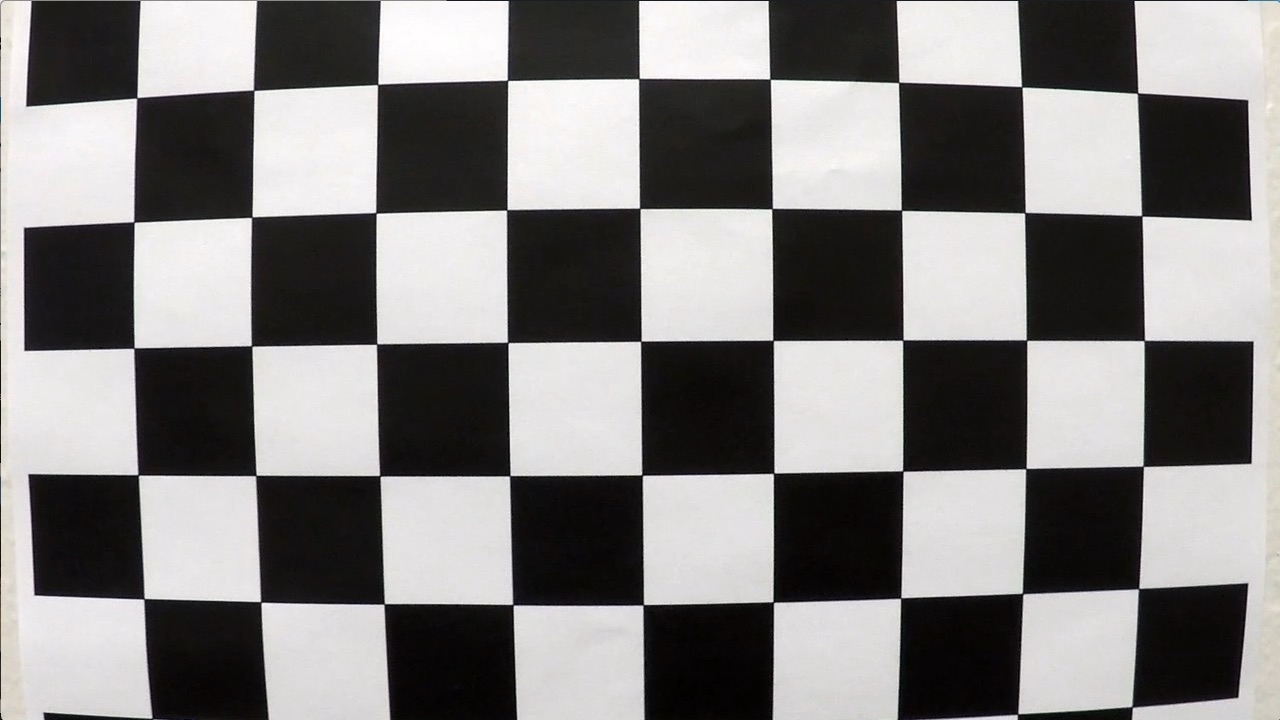
#> input picture camera_cal/calibration1.jpg, 1280 x 720 px; its folder holds 4 pictures in this run
$ python calcam.py
#> lines starting #> are read from the running program, lines starting #| are printed output that depends on the picture; after the words box and inside, x2 and y2 are one past the last pixel; in counts of white or black regions, pixels touching at a corner belong together
import numpy as np
import cv2
import glob
import pickle
import matplotlib.pyplot as plt

# prepare object points
nx = 9 #number of inside corners in x
ny = 6 #number of inside corners in y

# Arrays to store object and image points
objpoints = [] # 3D points in real world space
imgpoints = [] # 2D points in image plane

# prepare object points, (0,0,0), (1,0,0), (2,0,0), ..., (8,5,0)
objp = np.zeros((nx*ny,3), np.float32)
objp[:,:2] = np.mgrid[0:nx,0:ny].T.reshape(-1,2)

images = glob.glob('./camera_cal/*.jpg')

plt.figure(figsize=(25,15))

for idx, fname in enumerate(images):
    # load image
    img = cv2.imread(fname)
#> img is the input picture: shape (720, 1280, 3); mean B, G, R 127.8, 128.4, 130.1
    img_orig = img

    # Convert to grayscale
    gray = cv2.cvtColor(img, cv2.COLOR_BGR2GRAY)

    # Find the chessboard corners
    ret, corners = cv2.findChessboardCorners(gray, (nx, ny), None)
#> ret = False; corners = None

    # If corners are found, add object points, image points
    if(ret == True):
        imgpoints.append(corners)
        objpoints.append(objp)

        # Draw and display the corners
        cv2.drawChessboardCorners(img, (nx, ny), corners, ret)
        plt.subplot(5, 4, idx+1)
        plt.imshow(img)
        print(idx, ret)
    else:
        plt.subplot(5, 4, idx+1)
        plt.imshow(img)
        print(ret)
#| False
#> pass 2 of the loop `for idx, fname in enumerate(images):`:
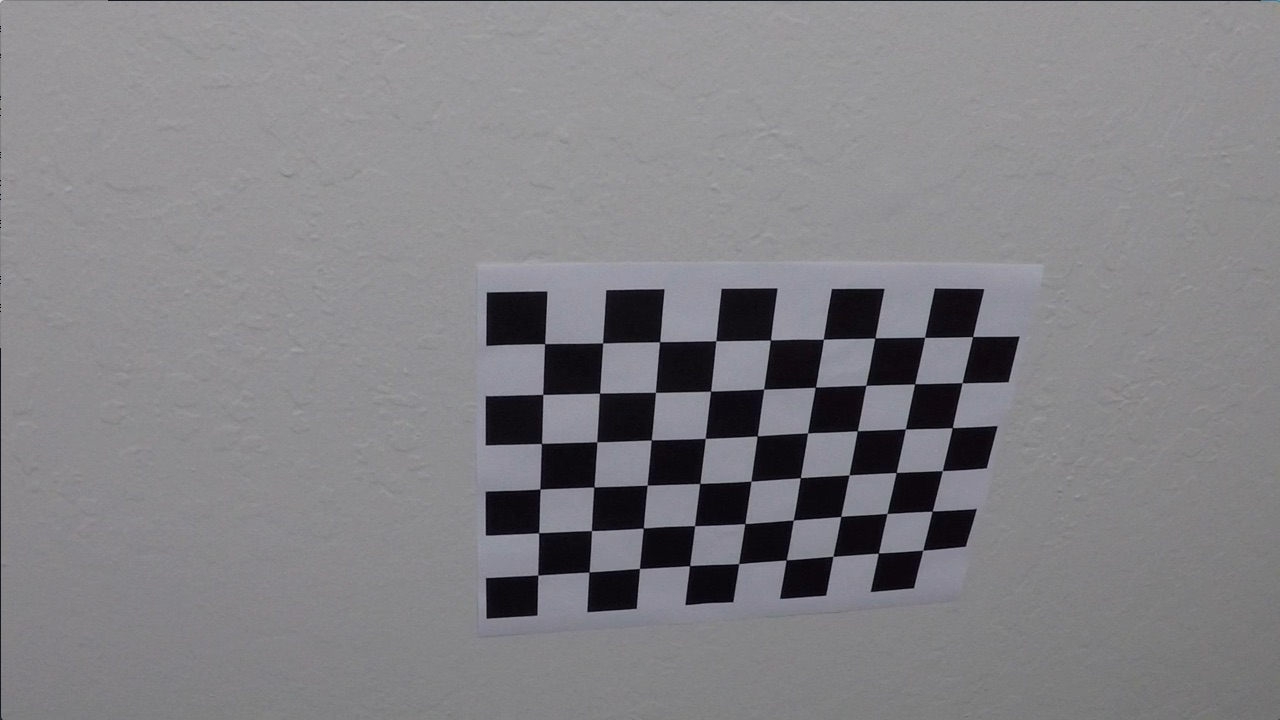
#> input picture camera_cal/calibration10.jpg, 1280 x 720 px
#> img is the input picture: shape (720, 1280, 3); mean B, G, R 133.1, 129.4, 130.2
#> ret = True; corners = 54 rows, first 8: [545.3, 343.1], [602.7, 342.8], [660.1, 341.3], [715.8, 340.7], [770.6, 340], [823.5, 339.2], [874.3, 338.5], [925.1, 337.4]
#> `cv2.drawChessboardCorners(img, (nx, ny), corners, ret)`:
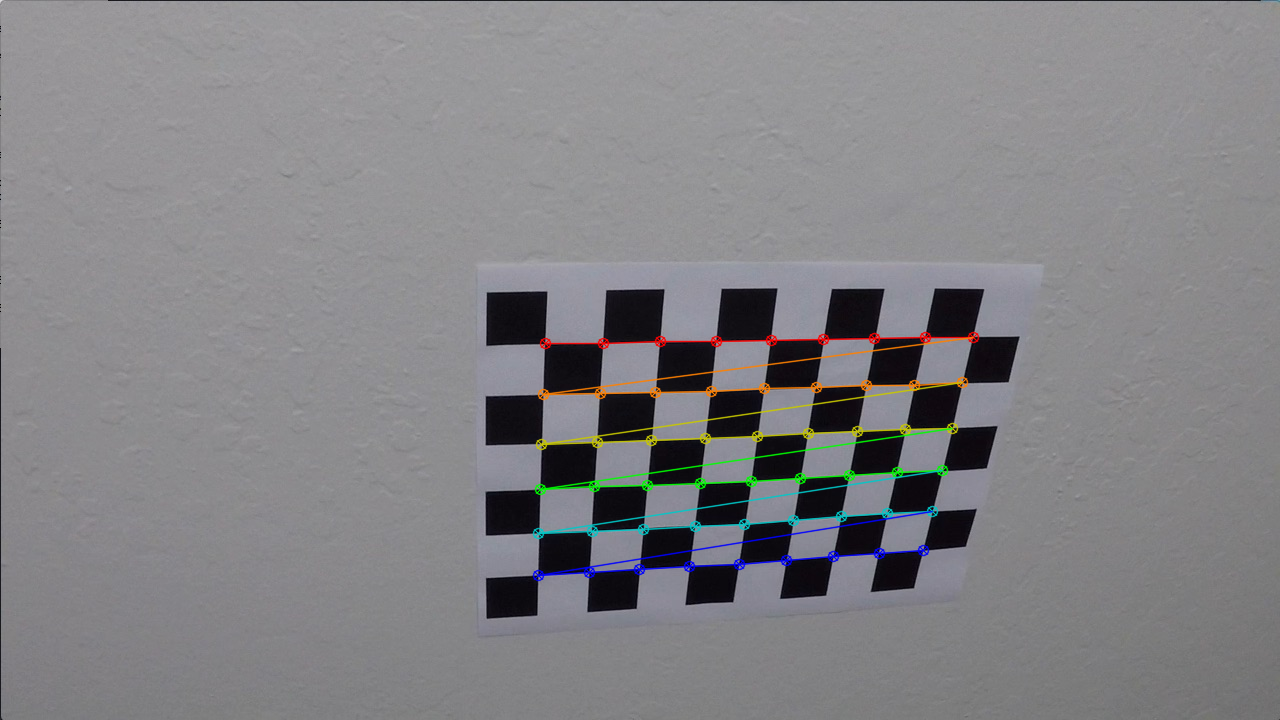
#> img: shape (720, 1280, 3); 1.91% of pixels changed, all inside (x1, y1, x2, y2) = (532, 331, 980, 582)
#| 1 True
#> pass 3 of the loop `for idx, fname in enumerate(images):`:
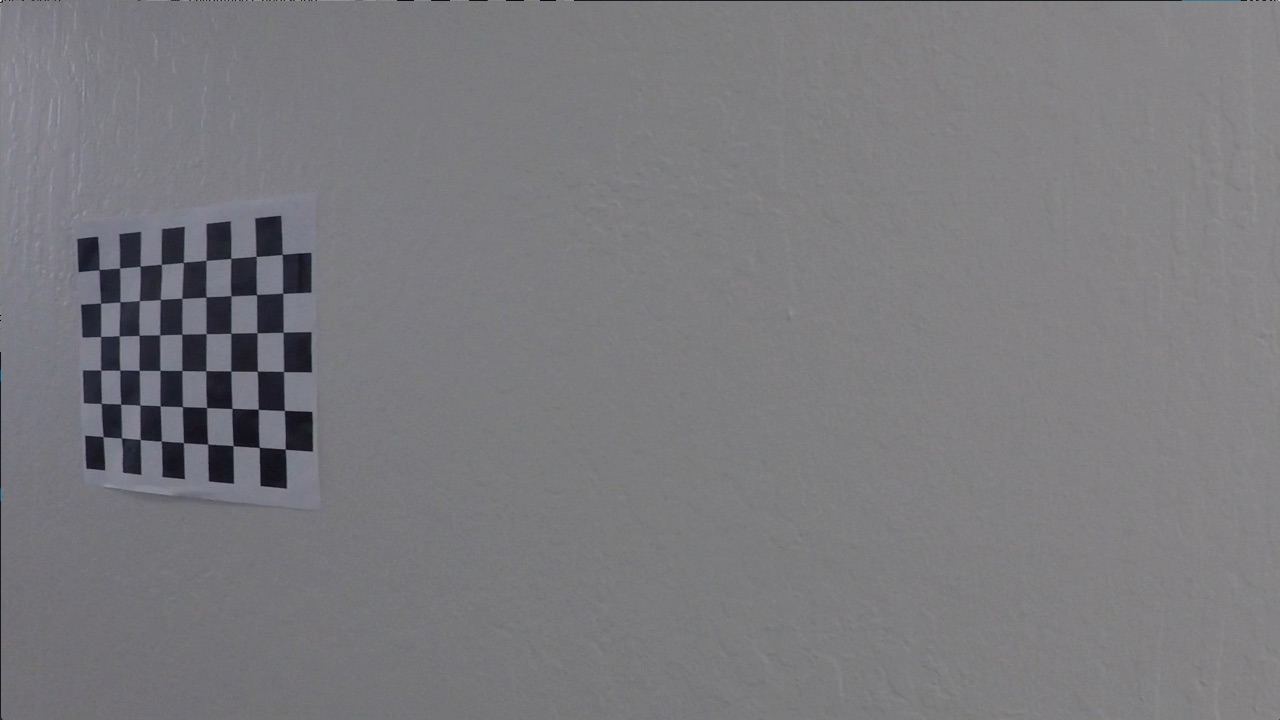
#> input picture camera_cal/calibration11.jpg, 1280 x 720 px
#> img is the input picture: shape (720, 1280, 3); mean B, G, R 125.2, 121.7, 122.2
#> corners = 54 rows, first 8: [99.22, 269.6], [119.6, 268], [140.1, 266.1], [161.3, 264.5], [183.3, 262.5], [206.1, 260.3], [230.7, 258.2], [256.2, 256.3]
#> `cv2.drawChessboardCorners(img, (nx, ny), corners, ret)`:
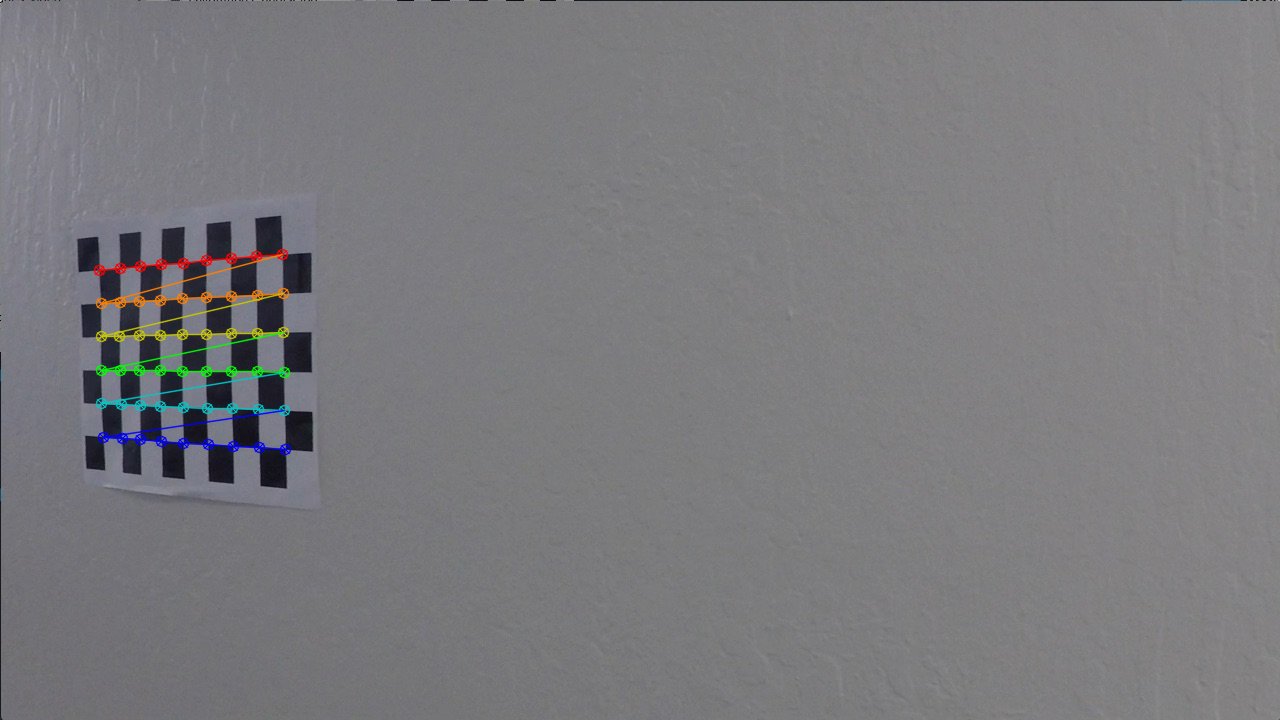
#> img: shape (720, 1280, 3); 1.11% of pixels changed, all inside (x1, y1, x2, y2) = (93, 248, 292, 456)
#| 2 True
#> the loop made 4 passes; the first 3 are shown

plt.show()
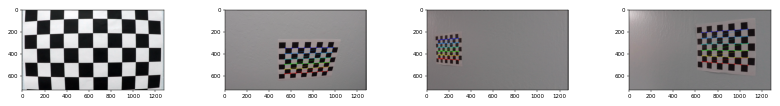
#> figure drawn by matplotlib, 4 panels; B, G, R data is drawn as R, G, B

ret, mtx, dist, rvecs, tvecs = cv2.calibrateCamera(objpoints, imgpoints, gray.shape[::-1],None,None)

# save camera calibration results
# dist_pickle = []
# dist_pickle['mtx'] = mtx
# dist_pickle['dist'] = dist
pickle.dump( [mtx,dist], open( "./calib_pickle.p", "wb"))

# plot original and undistorted images
for idx, fname in enumerate(images):
    print(fname)
    img = cv2.imread(fname)
    dst = cv2.undistort(img, mtx, dist, None, mtx)
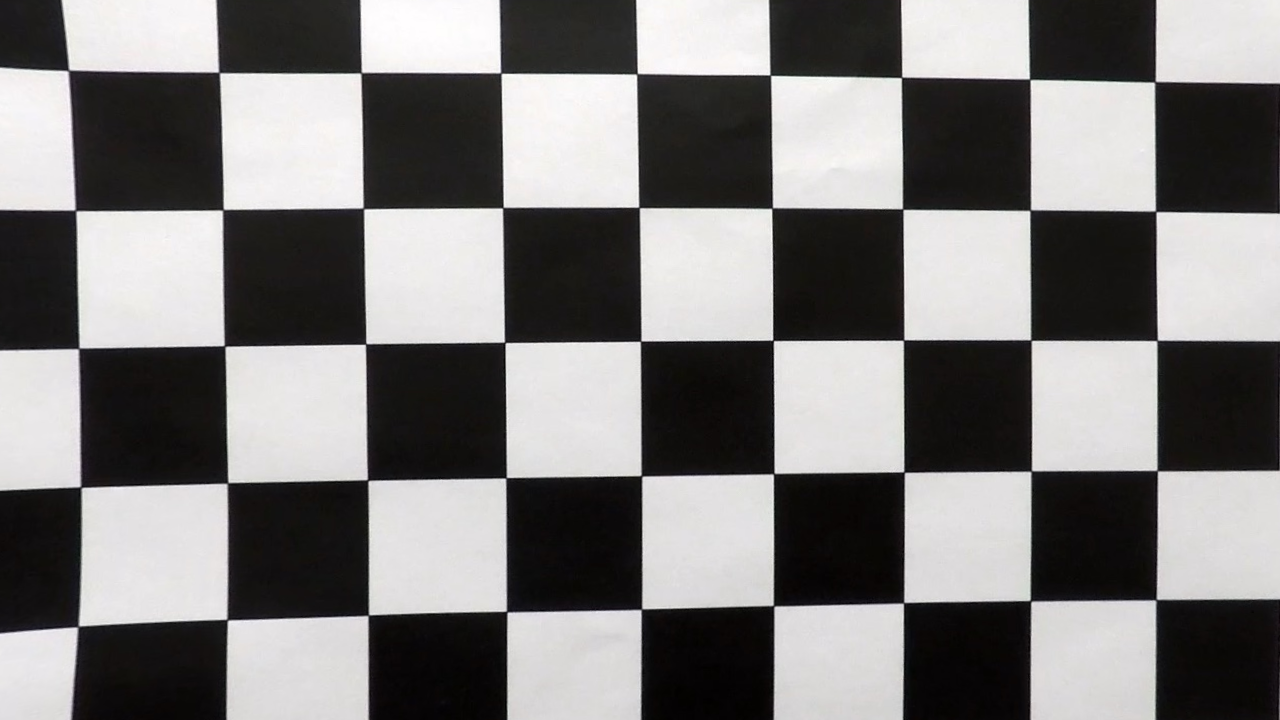
#> dst: shape (720, 1280, 3); mean B, G, R 123.2, 123.7, 125.3
    plt.figure(figsize=(15,5))
    plt.subplot(1, 2, 1)
    plt.imshow(img)
    plt.title('Original')
    plt.subplot(1, 2, 2)
    plt.imshow(dst)
    plt.title('Undistorted')
    outfname = 'undistort_' + str(idx) + '.png'
    plt.savefig(outfname)
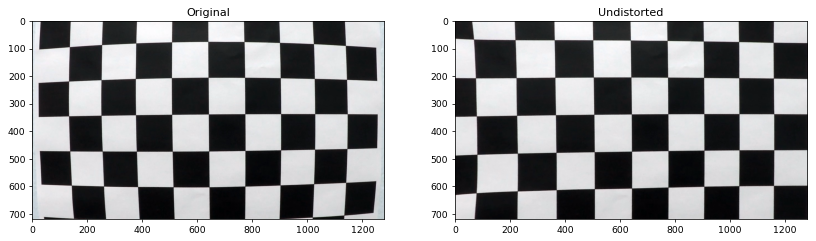
#> figure drawn by matplotlib, 2 panels; B, G, R data is drawn as R, G, B
#> pass 2 of the loop `for idx, fname in enumerate(images):`:
#> `plt.savefig(outfname)`:
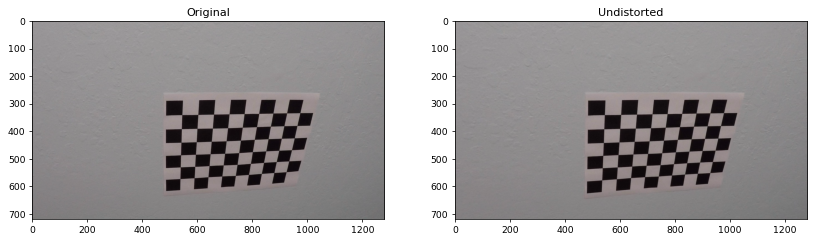
#> figure drawn by matplotlib, 2 panels; B, G, R data is drawn as R, G, B
#> pass 3 of the loop `for idx, fname in enumerate(images):`:
#> `plt.savefig(outfname)`:
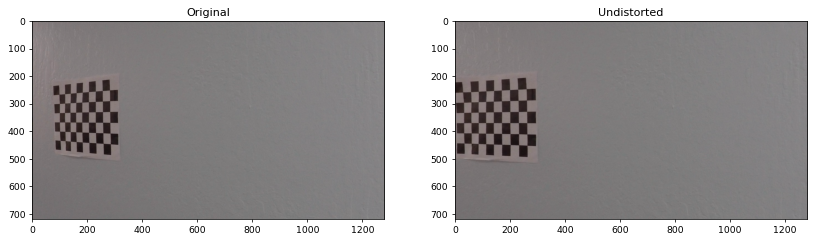
#> figure drawn by matplotlib, 2 panels; B, G, R data is drawn as R, G, B
#> the loop made 4 passes; the first 3 are shown
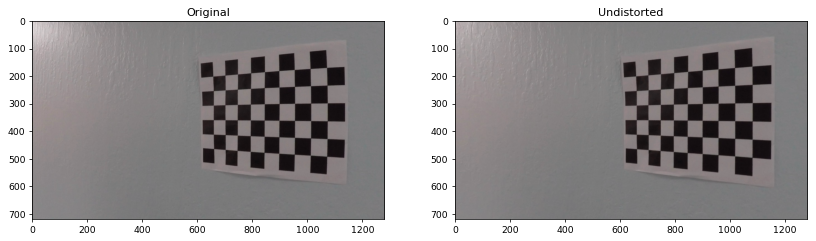
#> figure drawn by matplotlib, 2 panels; B, G, R data is drawn as R, G, B
